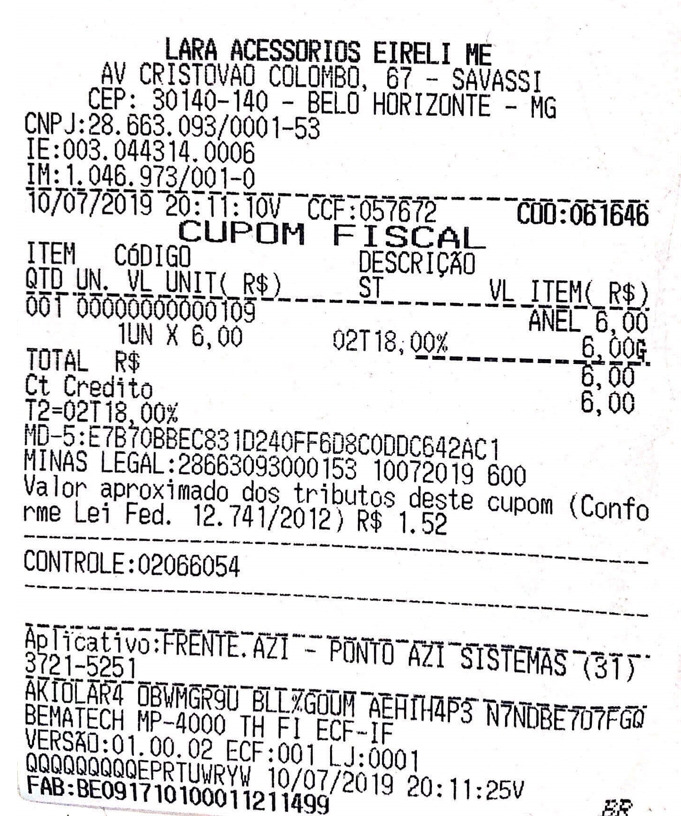
#> input picture img/cupom.jpg, 681 x 840 px
$ python ocr.py
#> lines starting #> are read from the running program, lines starting #| are printed output that depends on the picture; after the words box and inside, x2 and y2 are one past the last pixel; in counts of white or black regions, pixels touching at a corner belong together; long printed decimals are rounded
import pytesseract as ocr
from PIL import Image
import cv2 as cv
import numpy as np
import re
import pprint as pp
from pathlib import Path

# [6 lines of commented-out code are left out]
imgName = 'img/cupom.jpg'
# [9 lines of commented-out code are left out]

def image_save(img, name_extension = "new"):
    Path("output/").mkdir(parents=False, exist_ok=True)
    new_name = "output/image_output-" + name_extension + ".png"
    cv.imwrite(new_name, img)
    return new_name

def image_rotation_adjust(img):
    # Converte a imagem para preto e branco
    (img_binary, new_name) = image_to_binary(img)
    # Monta o array de coordenadas dos pixels pretos, ou seja, com valor zero
    # https://numpy.org/doc/stable/reference/generated/numpy.column_stack.html
    coords = np.column_stack(np.where(img_binary == 0))
    # Retorna no último índice do array o angulo do mínimo retângulo de borda localizado na imagem
    # Retorno do tipo RotatedRect()
    # [0] center	The rectangle mass center.
    # [1] size	Width and height of the rectangle.
    # [2] angle	The rotation angle in a clockwise direction. When the angle is 0, 90, 180, 270 etc., the rectangle becomes an up-right rectangle.
    # https://docs.opencv.org/4.1.1/db/dd6/classcv_1_1RotatedRect.html#aba20dfc8444fff72bd820b616f0297ee
    angle = cv.minAreaRect(coords)[-1]
    print(angle)

    # Baseado no ângulo encontrado, calcula quantos graus serão necessário de ajuste
    # Rotação para a esquerda é um número positivo
    # Rotação para a direita é um número negativo
    # Transferidor online para conferência https://www.ginifab.com/feeds/angle_measurement/online_protractor.pt.php
    if angle < 90 and angle > 3:
        angle = 90 - angle
    elif angle < 3:
        angle = -angle
    else:
        angle = -(angle - 90)
    #print(angle)

    # Aplica transofrmação geométrica do tipo Affine na imagem
    # https://docs.opencv.org/master/da/d6e/tutorial_py_geometric_transformations.html
    # https://docs.opencv.org/master/da/d54/group__imgproc__transform.html#ga0203d9ee5fcd28d40dbc4a1ea4451983
    # A função whapAffine transforma a imagem utilizando uma matriz
    h, w = img.shape[:2]
    center = (w//2, h//2)
    print(angle)
    M = cv.getRotationMatrix2D(center, angle, 1.0)
    rotated_image = cv.warpAffine(img, M, (w, h), flags=cv.INTER_CUBIC, borderMode=cv.BORDER_REPLICATE)
    image_save(rotated_image, "rotated")
    return rotated_image

def image_filter(img, filter):
    if filter == "gaussian":
        img = cv.GaussianBlur(img,(5,5),0)
    elif filter == "median":
        img = cv.medianBlur(img,5)
    elif filter == "denoise":
        img = cv.fastNlMeansDenoising(img,None,7,7,21)
    elif filter == "bilateral":
        img = cv.bilateralFilter(img,9,30,30)
    new_name = image_save(img, filter)
    return (img, new_name)

def image_to_grayscale(img):
    # Converte a imagem para escala de cinza
    img = cv.cvtColor(img, cv.COLOR_BGR2GRAY)
    new_name = image_save(img, "grayscale")
    return (img, new_name)

def image_to_binary(img):
    # Converte a imagem para escala de cinza
    img = cv.cvtColor(img, cv.COLOR_BGR2GRAY)
    # Necessária eliminação de ruído antes da aplicação do threshold adaptativo
    img = cv.bilateralFilter(img,17,70,70)
    # Aplica threshold gaussiano adaptativo para conversão em preto e branco
    img = cv.adaptiveThreshold(img,255,cv.ADAPTIVE_THRESH_GAUSSIAN_C, cv.THRESH_BINARY,9,2)
    img = cv.medianBlur(img,9)
    new_name = image_save(img, "binary")
    return (img, new_name)

# image_to_data retorna uma saída no formato TSV com o cabeçalho abaixo:
# ['level', 'page_num', 'block_num', 'par_num', 'line_num', 'word_num', 'left', 'top', 'width', 'height', 'conf', 'text']
# https://www.tomrochette.com/tesseract-tsv-format
# level: hierarchical layout (a word is in a line, which is in a paragraph, which is in a block, which is in a page), a value from 1 to 5
#     1: page
#     2: block
#     3: paragraph
#     4: line
#     5: word
# page_num: when provided with a list of images, indicates the number of the file, when provided with a multi-pages document, indicates the page number, starting from 1
# block_num: block number within the page, starting from 0
# par_num: paragraph number within the block, starting from 0
# line_num: line number within the paragraph, starting from 0
# word_num: word number within the line, starting from 0
# left: x coordinate in pixels of the text bounding box top left corner, starting from the left of the image
# top: y coordinate in pixels of the text bounding box top left corner, starting from the top of the image
# width: width of the text bounding box in pixels
# height: height of the text bounding box in pixels
# conf: confidence value, from 0 (no confidence) to 100 (maximum confidence), -1 for all level except 5
# text: detected text, empty for all levels except 5

def image_ocr_data(image_name):
    text = ocr.image_to_data(Image.open(image_name), lang='por')
    text = text.lower()
    #print("================== IMAGE DATA =================")
    #print(text)
    lines = text.splitlines()
    result = []
    header_len = len(lines[0].split())
    for line in lines:
        line = line.split()
        #if ((line[-1] != '-1') and (len(line) == header_len)):
        result.append(line)
        print(line)
    #pp.pprint(result)
    return result

# [151 lines left out: functions image_draw_word_spaces, image_find_textarea, image_crop, image_show, structure_image_data, rebuild_image_text and 2 more, not called in this run]

def find_total(line_list):
    (index, text) = search_text(line_list, "(valor|total)(.*)(rs|r\$|\$)(\D*)([0-9]+[,\.][0-9]{2})$")
    return text

# [4 lines left out: function find_customer, not called in this run]


# 1) Leitura da imagem original
img_original = cv.imread(imgName)
#> img_original is the input picture: shape (840, 681, 3); mean B, G, R 224.4, 224, 224.3
# 2) Ajuste de rotação
img = image_rotation_adjust(img_original)
#> in image_to_binary, `img = cv.bilateralFilter(img,17,70,70)`:
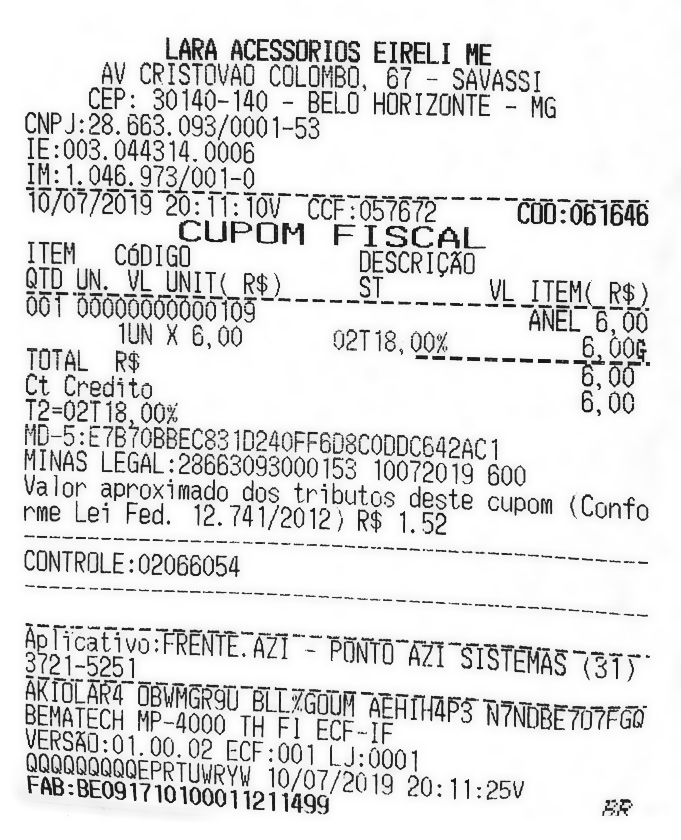
#> img: shape (840, 681); min 15, max 255, mean 226.5
#> in image_to_binary, `img = cv.adaptiveThreshold(img,255,cv.ADAPTIVE_THRESH_GAUSSIAN_C, cv.T..`:
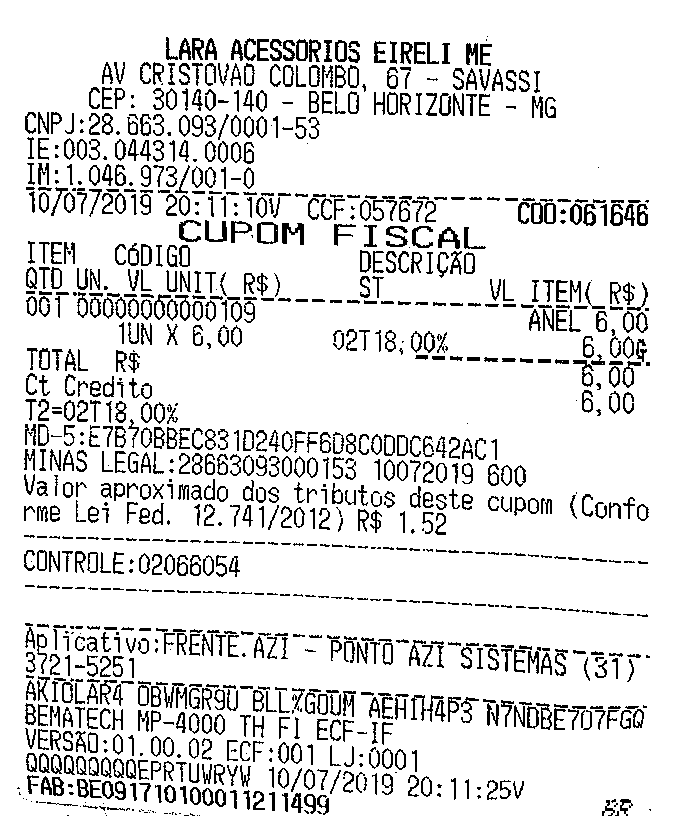
#> img: shape (840, 681); 88.3% white; black in thin lines or dots, all inside (x1, y1, x2, y2) = (17, 36, 651, 816)
#> in image_to_binary, `img = cv.medianBlur(img,9)`:
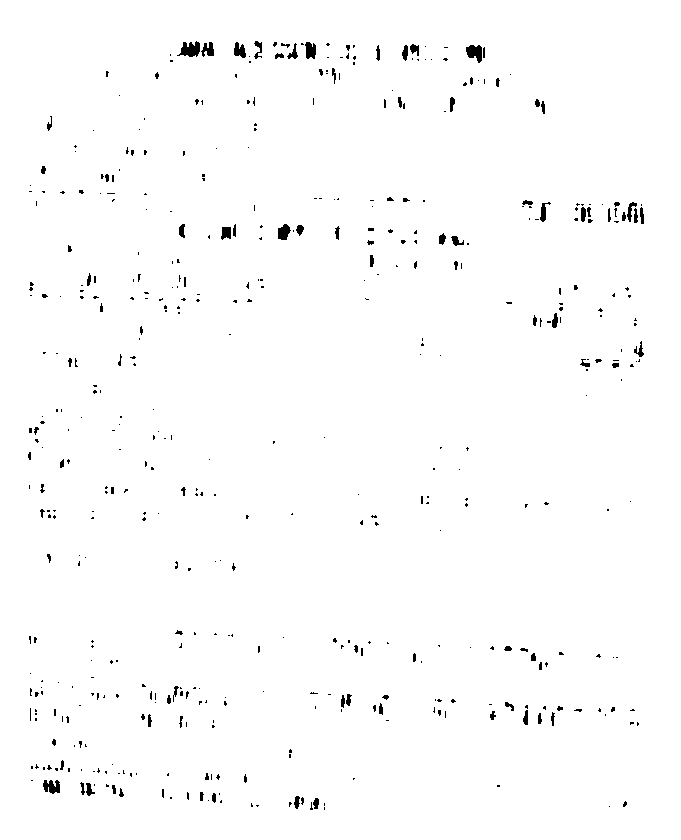
#> img: shape (840, 681); 98.8% white; 486 black regions (386 under 20 px), largest, box (x1, y1, x2, y2) and area: (177, 41, 200, 57) 233, (466, 45, 482, 63) 198, (43, 780, 60, 794) 171
#> in image_to_binary, `new_name = image_save(img, "binary")`: new_name = 'output/image_output-binary.png'
#> in image_rotation_adjust, `coords = np.column_stack(np.where(img_binary == 0))`: coords = 7081 pairs, first value 41 to 809, second value 28 to 643
#> in image_rotation_adjust, `angle = cv.minAreaRect(coords)[-1]`: angle = -0.218
#| -0.2179
#> in image_rotation_adjust, `angle = -angle`: angle = 0.218
#| 0.2179
#> in image_rotation_adjust, `M = cv.getRotationMatrix2D(center, angle, 1.0)`: M = [[1, 0.0038, -1.59], [-0.0038, 1, 1.3]]
#> in image_rotation_adjust, `rotated_image = cv.warpAffine(img, M, (w, h), flags=cv.INTER_CUBIC, bo..`:
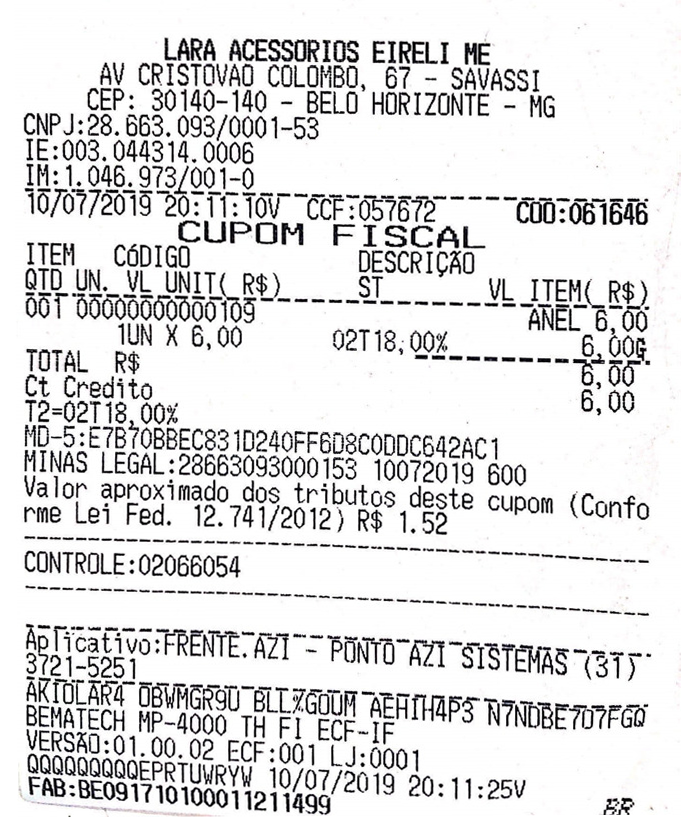
#> rotated_image: shape (840, 681, 3); mean B, G, R 224.2, 223.8, 224.1
# 3) Remoção de ruído
(img, img_new_name) = image_filter(img, "bilateral")
#> in image_filter, `new_name = image_save(img, filter)`: new_name = 'output/image_output-bilateral.png'
#> img_new_name = 'output/image_output-bilateral.png'
(img, img_new_name) = image_filter(img, "denoise")
#> img_new_name = 'output/image_output-denoise.png'
# 4) Transformação para escala de cinza
(img, img_new_name) = image_to_grayscale(img)
#> in image_to_grayscale, `new_name = image_save(img, "grayscale")`: new_name = 'output/image_output-grayscale.png'
#> img_new_name = 'output/image_output-grayscale.png'

# 5) Leitura de todos os dados do OCR
img_data = image_ocr_data(img_new_name)
#> (the run stopped early here; a loop or call above may not have finished)
